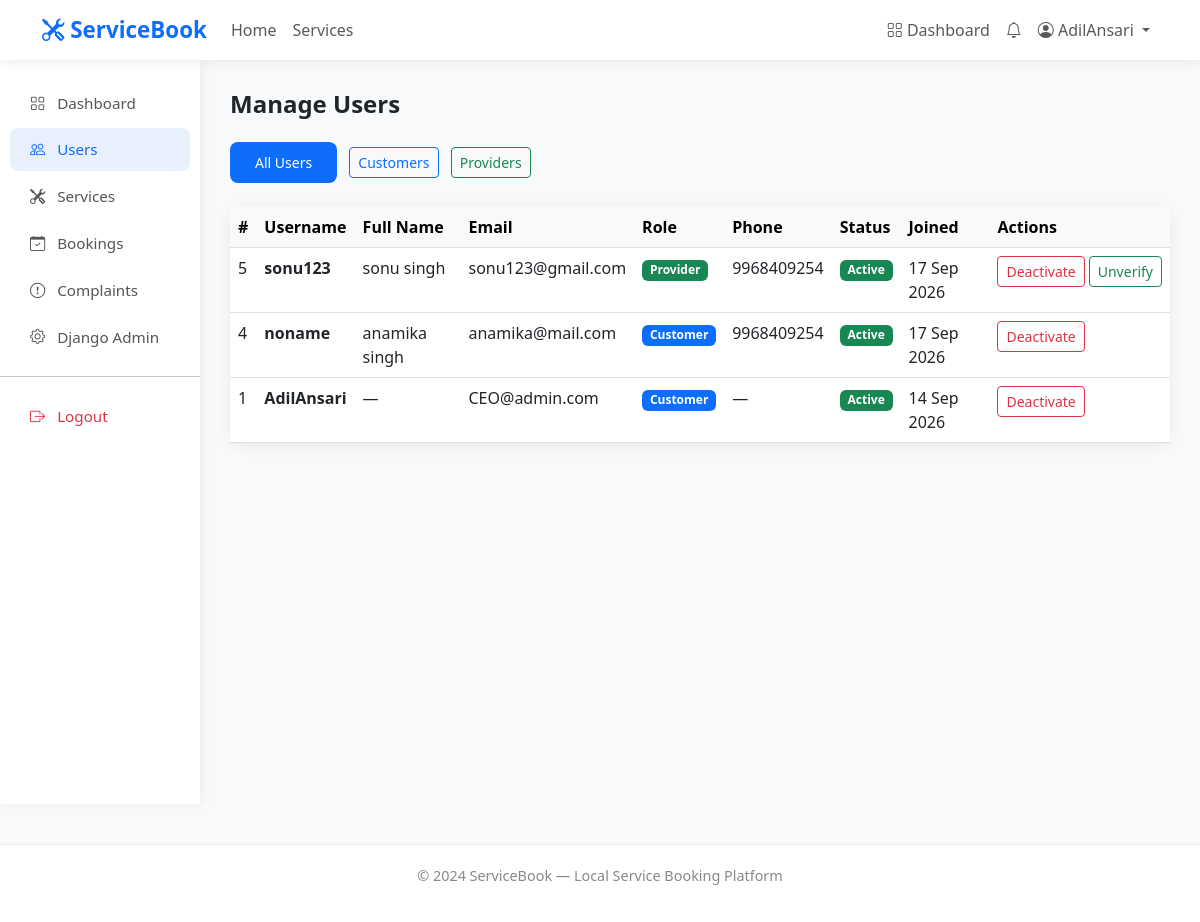
The page /accounts/accounts/admin/users/ (signed in) on the database its author committed.
### accounts/models.py (models this page shows, shortened)
class User(AbstractUser):
    ROLE_CUSTOMER = 'customer'
    ROLE_PROVIDER = 'provider'
    ROLE_ADMIN = 'admin'
    ROLE_CHOICES = [
        (ROLE_CUSTOMER, 'Customer'),
        (ROLE_PROVIDER, 'Service Provider'),
        (ROLE_ADMIN, 'Administrator'),
    ]
    role = models.CharField(
        max_length=20,
        choices=ROLE_CHOICES,
        default=ROLE_CUSTOMER,
    )
    phone = models.CharField(max_length=15, blank=True)
    email = models.EmailField(unique=True)
    def is_admin_user(self):
        return self.role == self.ROLE_ADMIN

### accounts/views.py (the view)
# urls.py: path('accounts/admin/users/', views.admin_users, name='admin_users'),
@login_required(login_url='/accounts/login/')
def admin_users(request):
    if not (request.user.is_admin_user() or request.user.is_staff):
        messages.error(request, 'Access denied.')
        return redirect('dashboard')
    role_filter = request.GET.get('role', '')
    users = User.objects.all().order_by('-date_joined')
    if role_filter:
        users = users.filter(role=role_filter)
    context = {
        'users': users,
        'role_filter': role_filter,
    }
    return render(request, 'accounts/admin_users.html', context)

### notifications/context_processors.py (called while the page is built)
def notification_count(request):
    if request.user.is_authenticated:
        count = request.user.notifications.filter(
            is_read=False
        ).count()
        return {'unread_notifications': count}
    return {'unread_notifications': 0}

### templates/accounts/admin_users.html (shortened to what this page needs)
{% extends 'base.html' %}
{% block content %}
<div class="container-fluid">
    <div class="row">
        <div class="col-md-2 sidebar">
            <nav class="nav flex-column">
                <a class="nav-link" href="{% url 'admin_dashboard' %}">
                    <i class="bi bi-grid"></i> Dashboard
                </a>
                <a class="nav-link active" href="{% url 'admin_users' %}">
                    <i class="bi bi-people"></i> Users
                </a>
                <a class="nav-link" href="{% url 'admin_all_services' %}">
                    <i class="bi bi-tools"></i> Services
                </a>
                <a class="nav-link" href="{% url 'admin_all_bookings' %}">
                    <i class="bi bi-calendar-check"></i> Bookings
                </a>
                <a class="nav-link" href="{% url 'admin_complaints' %}">
                    <i class="bi bi-exclamation-circle"></i> Complaints
                </a>
                <a class="nav-link" href="/admin/">
                    <i class="bi bi-gear"></i> Django Admin
                </a>
                <hr>
                <a class="nav-link text-danger" href="{% url 'logout' %}">
                    <i class="bi bi-box-arrow-right"></i> Logout
                </a>
            </nav>
        </div>
        <div class="col-md-10 main-content">
            <h4 class="fw-bold mb-4">Manage Users</h4>
            <div class="mb-4">
                <a href="{% url 'admin_users' %}"
                   class="btn btn-sm me-2
                   {% if not role_filter %}btn-primary{% else %}btn-outline-primary{% endif %}">
                    All Users
                </a>
                <a href="?role=customer"
                   class="btn btn-sm me-2
                   {% if role_filter == 'customer' %}btn-primary{% else %}btn-outline-primary{% endif %}">
                    Customers
                </a>
                <a href="?role=provider"
                   class="btn btn-sm me-2
                   {% if role_filter == 'provider' %}btn-success{% else %}btn-outline-success{% endif %}">
                    Providers
                </a>
            </div>
            <div class="card">
                <div class="table-responsive">
                    <table class="table table-hover mb-0">
                        <thead class="table-light">
                            <tr>
                                <th>#</th>
                                <th>Username</th>
                                <th>Full Name</th>
                                <th>Email</th>
                                <th>Role</th>
                                <th>Phone</th>
                                <th>Status</th>
                                <th>Joined</th>
                                <th>Actions</th>
                            </tr>
                        </thead>
                        <tbody>
                            {% for u in users %}
                                <tr>
                                    <td>{{ u.id }}</td>
                                    <td>
                                        <strong>{{ u.username }}</strong>
                                    </td>
                                    <td>
                                        {{ u.get_full_name|default:'—' }}
                                    </td>
                                    <td>{{ u.email }}</td>
                                    <td>
                                        {% if u.role == 'customer' %}
                                            <span class="badge bg-primary">
                                                Customer
                                            </span>
                                        {% elif u.role == 'provider' %}
                                            <span class="badge bg-success">
                                                Provider
                                            </span>
                                        {% else %}
                                            <span class="badge bg-dark">
                                                Admin
                                            </span>
                                        {% endif %}
                                    </td>
                                    <td>{{ u.phone|default:'—' }}</td>
                                    <td>
                                        {% if u.is_active %}
                                            <span class="badge bg-success">
                                                Active
                                            </span>
                                        {% else %}
                                            <span class="badge bg-danger">
                                                Inactive
                                            </span>
                                        {% endif %}
                                    </td>
                                    <td>
                                        {{ u.date_joined|date:"d M Y" }}
                                    </td>
                                    <td>
                                        <div class="d-flex gap-1">
                                            <a href="{% url 'admin_toggle_user' u.pk %}"
                                               class="btn btn-sm
                                               {% if u.is_active %}btn-outline-danger{% else %}btn-outline-success{% endif %}">
                                                {% if u.is_active %}
                                                    Deactivate
                                                {% else %}
                                                    Activate
                                                {% endif %}
                                            </a>
                                            {% if u.role == 'provider' %}
                                                {% if u.provider_profile %}
                                                    <a href="{% url 'admin_verify_provider' u.provider_profile.pk %}"
                                                       class="btn btn-sm btn-outline-success">
                                                        {% if u.provider_profile.is_verified %}
                                                            Unverify
                                                        {% else %}
                                                            Verify
                                                        {% endif %}
                                                    </a>
                                                {% endif %}
                                            {% endif %}
                                        </div>
                                    </td>
                                </tr>
                            {% endfor %}
                        </tbody>
                    </table>
                </div>
            </div>
        </div>
    </div>
</div>
{% endblock %}

### templates/base.html (shortened to what this page needs)
<!DOCTYPE html>
<html lang="en">
<head>
    <link href="https://cdn.jsdelivr.net/npm/bootstrap@5.3.0/dist/css/bootstrap.min.css" rel="stylesheet">
    <link href="https://cdn.jsdelivr.net/npm/bootstrap-icons@1.10.0/font/bootstrap-icons.css" rel="stylesheet">
</head>
<body>
    <nav class="navbar navbar-expand-lg navbar-light sticky-top">
        <div class="container">
            <a class="navbar-brand" href="{% url 'home' %}">
                <i class="bi bi-tools"></i> ServiceBook
            </a>
            <div class="collapse navbar-collapse" id="navbarNav">
                <ul class="navbar-nav me-auto">
                    <li class="nav-item">
                        <a class="nav-link" href="{% url 'home' %}">Home</a>
                    </li>
                    <li class="nav-item">
                        <a class="nav-link" href="{% url 'service_list' %}">Services</a>
                    </li>
                </ul>
                <ul class="navbar-nav">
                    {% if user.is_authenticated %}
                    <li class="nav-item">
                        <a class="nav-link" href="{% url 'dashboard' %}">
                            <i class="bi bi-grid"></i> Dashboard
                        </a>
                    </li>
                    <li class="nav-item">
                        <a class="nav-link position-relative" href="{% url 'notification_list' %}">
                            <i class="bi bi-bell"></i>
                        </a>
                    </li>
                    <li class="nav-item dropdown">
                        <a class="nav-link dropdown-toggle" href="#" data-bs-toggle="dropdown">
                            <i class="bi bi-person-circle"></i>
                            {{ user.first_name|default:user.username }}
                        </a>
                    </li>
                    {% endif %}
                </ul>
            </div>
        </div>
    </nav>
    {% block content %}
    {% endblock %}
    <footer>
        <p>&copy; 2024 ServiceBook — Local Service Booking Platform</p>
    </footer>
</body>
</html>

### templates/base.html (style rules this page uses)
body { background-color: #f8f9fa; font-family: 'Segoe UI', sans-serif; }
.navbar-brand { font-weight: 700; font-size: 1.4rem; color: #0d6efd !important; }
.navbar { box-shadow: 0 2px 10px rgba(0, 0, 0, 0.08); background: white !important; }
.btn-primary { background-color: #0d6efd; border: none; padding: 10px 25px; border-radius: 8px; }
.card { border: none; border-radius: 12px; box-shadow: 0 2px 15px rgba(0, 0, 0, 0.07); }
.sidebar { min-height: calc(100vh - 56px); background: white; box-shadow: 2px 0 10px rgba(0, 0, 0, 0.05); padding: 20px 0; }
.sidebar .nav-link { color: #555; padding: 10px 20px; border-radius: 8px; margin: 2px 10px; font-size: 0.95rem; }
.sidebar .nav-link:hover, .sidebar .nav-link.active { background-color: #e8f0fe; color: #0d6efd; }
.sidebar .nav-link i { margin-right: 8px; }
.main-content { padding: 30px; }
footer { background: white; padding: 20px; text-align: center; color: #888; font-size: 0.9rem; border-top: 1px solid #eee; margin-top: 40px; }

### rows shown on the page
User: first_name "AdilAnsari", id "1", username "AdilAnsari", get_full_name "—", email "CEO@admin.com", role "Customer", phone "—", is_active "Active", date_joined "14 Sep 2026"
User: id "5", username "sonu123", get_full_name "sonu singh", email "sonu123@gmail.com", role "Provider", phone "9968409254", is_active "Active", date_joined "17 Sep 2026"
User: id "4", username "noname", get_full_name "anamika singh", email "anamika@mail.com", role "Customer", phone "9968409254", is_active "Active", date_joined "17 Sep 2026"
